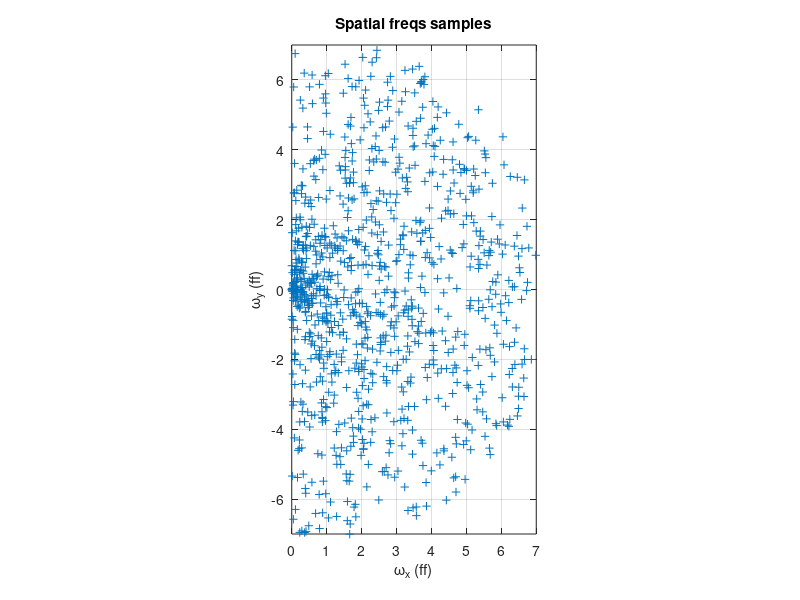
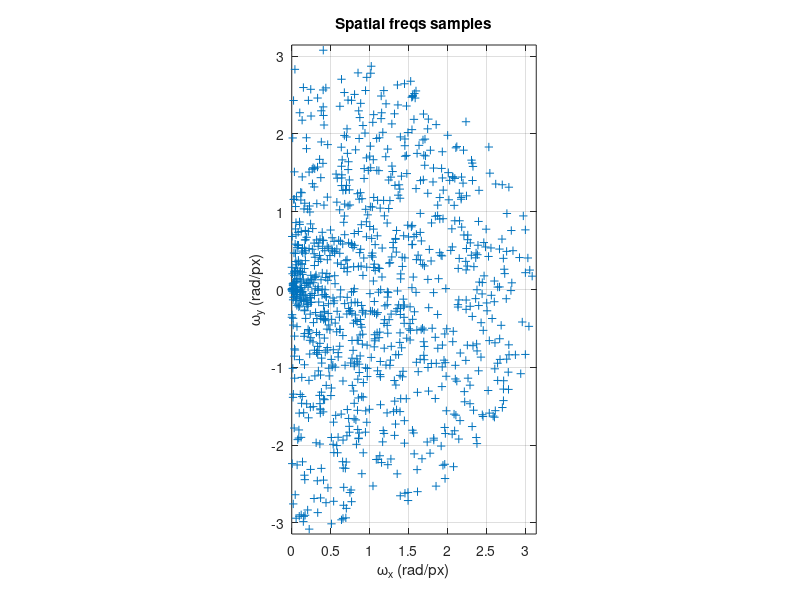

Source code (MATLAB) for these figures, in order: (Note: this script raises an error after producing the figures.)
%% Script para la generacion de conjutos de entrenamiento para la medida de la frecuencia espacial local
% mediante el uso de metodos de aprendizaje supervisado para regresion
% AQ V2 8AUG25

%% clear enviroment
clear all
close all

%% Params

SAVE_TRAINING_DATA_TO_DB=true;
RANDOM_FRINGE_MODULATION=true;

% tamaño de los parches
NR=15; %rows px
NC=15; %cols px
[x,y]=meshgrid(1:NC, 1:NR);
x0=floor(NC/2)+1; y0=floor(NR/2)+1; %image center
x=x-x0; y=y-y0;

FT_axes_ffx=x(1, :); %Fourier transform x axes in fringes/field
FT_axes_ffy=y(:, 1); %Fourier transform y axes in fringes/field



% rangos de variacion igrams
GV_max=250; % max GV
GV_min=5; % min GV
fringe_mod_min=10; % GV minimum fringe modulation

% rango de variacion de ruido aditivo
GV_noise_amplitude=0; %additive noise level amplitude GV

% Metodo de seleccion de las frecuencias para el conjunto de entrenamiento
metodoSeleccionFreqs='random';



%% genera la lista de parches 
%spatial freqs
switch metodoSeleccionFreqs
    case 'random'
        NS=1000; %tamaño conjunto entrenamiento metodo random de generacion de spatial freqs

        w=pi*rand(1, NS); %module of spatial frec [0, pi] rad/sample
        theta=pi*(rand(1, NS)-0.5); %fringe orientation, [-pi/2, pi/2]
        wx=w.*cos(theta); % spatial freq x only positive random spatial freqs [0, pi] rad/px
        wy=w.*sin(theta);  % spatial freq y random spatial freqs [-pi, pi] rad/px

        ffx=NC*wx/(2*pi); %spatial freq x fringes/field
        ffy=NR*wy/(2*pi); %spatial freq y fringes/field

    case 'equispaced'
        Dffx=0.1; %x freq spacing in fringes/field
        Dffy=0.1; %x freq spacing in fringes/field
        [ffx, ffy]=meshgrid(0:Dffx:floor(NC/2), -floor(NR/2):Dffy:floor(NR/2)); %spatial freqs in fringes/field

        wx=2*pi*ffx/NC; %spatial freq x rad/sample
        wy=2*pi*ffy/NR; %spatial freq y rad/sample

        w=abs(wx+1i*wy); %module of spatial frec [0, pi] rad/sample
        theta=atan2(-wy, wx);

        %filter feasible values for w and vectorize
        k=(w<=pi); % w can not be bigger that pi
        w=w(k)';
        theta=theta(k)';
        wx=wx(k)';
        wy=wy(k)';
        ffx=ffx(k)';
        ffy=ffy(k)';

        NS=length(w);
end

%% features
%featureNameList={"feature_GV", "feature_DFT", "feature_projected_DFT"};
featureNameList={"feature_projected_DFT"};

featureVectorList=cell(NS, length(featureNameList)); % here we will store all featureTypes for all samples



%% show spatial freqs sampling
% fringes field
figure; plot(ffx, ffy, '+'); axis equal;
xlabel('\omega_x (ff)'); ylabel('\omega_y (ff)'); title('Spatial freqs samples');
xlim([0, floor(NC/2)]); ylim([-floor(NC/2), floor(NC/2)])
grid on
axis equal;

%rad/px
figure; plot(wx, wy, '+');
axis equal; xlabel('\omega_x (rad/px)'); ylabel('\omega_y (rad/px)'); title('Spatial freqs samples')
xlim([0, pi]); ylim([-pi, pi])
grid on
axis equal;

%fringe period
px=2*pi./wx; % fringe period px
py=2*pi./wy; %fringe period px

% generar b y m aleatorios para que igram salga entre max_GV y min_GV
% es decir b+m<maxGV, b-m>minxGV

% Generate random m values within a feasible range
% if fringe_mod<min_fringe_mod
if RANDOM_FRINGE_MODULATION
    fringe_mod = rand(1, NS) * (GV_max - GV_min) / 2; %fringe modulation GV
    while any(fringe_mod<fringe_mod_min)
        k=find(fringe_mod<fringe_mod_min);
        fringe_mod(k)=rand(1, length(k)) * (GV_max - GV_min) / 2;
    end

else
    fringe_mod = ones(1, NS) * (GV_max - GV_min) / 2; %fringe modulation GV
end

% Define corresponding b values ensuring the constraints hold
fringe_bkgrd_min = fringe_mod + GV_min;  % Ensures fringe_bkgrd - fringe_mod >= min_GV
fringe_bkgrd_max = GV_max - fringe_mod;  % Ensures fringe_bkgrd + fringe_mod <= max_GV

% Generate fringe_bkgrd within the feasible range
fringe_bkgrd = fringe_bkgrd_min + (fringe_bkgrd_max - fringe_bkgrd_min) .* rand(1, NS);

% Verify constraints
assert(all(fringe_bkgrd + fringe_mod <= GV_max), 'Constraint b + m <= max_GV violated!');
assert(all(fringe_bkgrd - fringe_mod >= GV_min), 'Constraint b - m >= min_GV violated!');

%aditive noise level GV for each NRxNC patch
GV_noise = rand(NR, NC, NS) * GV_noise_amplitude; %uniform distribution [0, GV_noise_amplitude]

% [0-2pi] arbirtary phase shift 
phase_shift=2*pi*rand(1, NS);

hw=waitbar(0);
for ns=1:NS
    g=uint8(fringe_bkgrd(ns)+fringe_mod(ns)*cos(phase_shift(ns)+x*wx(ns)+y*wy(ns))+GV_noise(:, :, ns));
    

    % %fringe pattern
    % hg=figure('Position', [100, 100, 800, 800]); % Set window size;
    % imshow(g, 'InitialMagnification', 'fit'); % Keep the scaling
    % str_f = sprintf('period:p=(%0.2f,%0.2f) px, modulation m=%0.2f GV',px(ns), py(ns), fringe_mod(ns));
    % title(str_f);
    % set(gca, 'Position', [0.05 0.1 0.9 0.85]); %make room for the title
    % drawnow;
    % 
    % %fourier transform
    % G=fft2(g); %DFT coeffs NRxNC
    % G(1,1)=0;
    % hG=figure('Position', [100, 100, 800, 800]); % Set window size;
    % imagesc(FT_axes_ffx, FT_axes_ffy, abs(fftshift(G))); % Keep the scaling
    % str_f = sprintf('statial freq: w=(%0.2f,%0.2f) ff, modulation m=%0.2f GV',ffx(ns), ffy(ns), fringe_mod(ns));
    % title(str_f);
    % %set(gca, 'Position', [0.05 0.1 0.9 0.85]); %make room for the title
    % drawnow;


    % calculate features
    for ft=1:length(featureNameList)
        featureVectorList{ns, ft}=calcFeature(g, featureNameList{ft});
    end




    waitbar(ns/NS, hw, 'calculando features')

    %pause()
    % close(hg);
    % close(hG);
end
close(hw)

%% prepare DB representation as a table object

% all training data organized as a table object
training_data_tb=table(wx', wy', w', theta', fringe_bkgrd', fringe_mod', 'VariableNames', ["wx", "wy", "w", "theta", "fringe_bkgrd", "fringe_mod"]);
for ft=1:length(featureNameList)
    training_data_tb.(featureNameList{ft})=cell2mat(featureVectorList(:, ft));
end


% save all training data and params to a MAT file
%dataFilename=rootDataName + "_" + string(datetime('today')) + "_DB.mat";
%save(dataFilename);

%save features to excel files

 % ft == feature type
 hw=waitbar(0, 'creando DBs');
 training_data_feature_tb_List=cell(1, length(featureNameList));
 training_data_Params_tb=table(NR, NC, GV_noise_amplitude,...
         GV_max, GV_min, fringe_mod_min, string(metodoSeleccionFreqs), NS, ...
         'VariableNames', ["NR", "NC", "GV_noise_amplitude",...
         "GV_max", "GV_min", "fringe_mod_min", "metodoSeleccionFreqs", "NS"]);


 if SAVE_TRAINING_DATA_TO_DB
 %root dir for DB (the files) 
 rootFolder="..\local_data\ML_Models";

 for ft=1:length(featureNameList)

     training_data_feature_tb_List{ft}=table(wx', wy', w', theta', fringe_bkgrd', fringe_mod', 'VariableNames', ["wx", "wy", "w", "theta", "fringe_bkgrd", "fringe_mod"]);
     training_data_feature_tb_List{ft}.X=training_data_tb.(featureNameList{ft});
     %para evitar crear nombres como "X_ 1" con un espacio que genera
     %warnings vamos a expandir el campo X de forma que ya salda X_1, X_2,
     %antes de salvarlo al excel
     training_data_feature_tb_List{ft}=expandMatrixField(training_data_feature_tb_List{ft}, 'X');

     featureDBFileName=sprintf("DB_%s_%ix%i_GVN-%i_NS-%i_%s.xlsx", featureNameList{ft}, NR, NC, GV_noise_amplitude, NS, string(datetime('today')));

     featureDBFileName=fullfile(rootFolder, featureDBFileName);
     writetable(training_data_feature_tb_List{ft}, featureDBFileName, 'Sheet', 1);
     writetable(training_data_Params_tb, featureDBFileName, 'Sheet', 2);

     waitbar(ft/length(featureNameList),hw, 'creando DBs');
     disp(featureDBFileName)

 end

 end
 close(hw)


